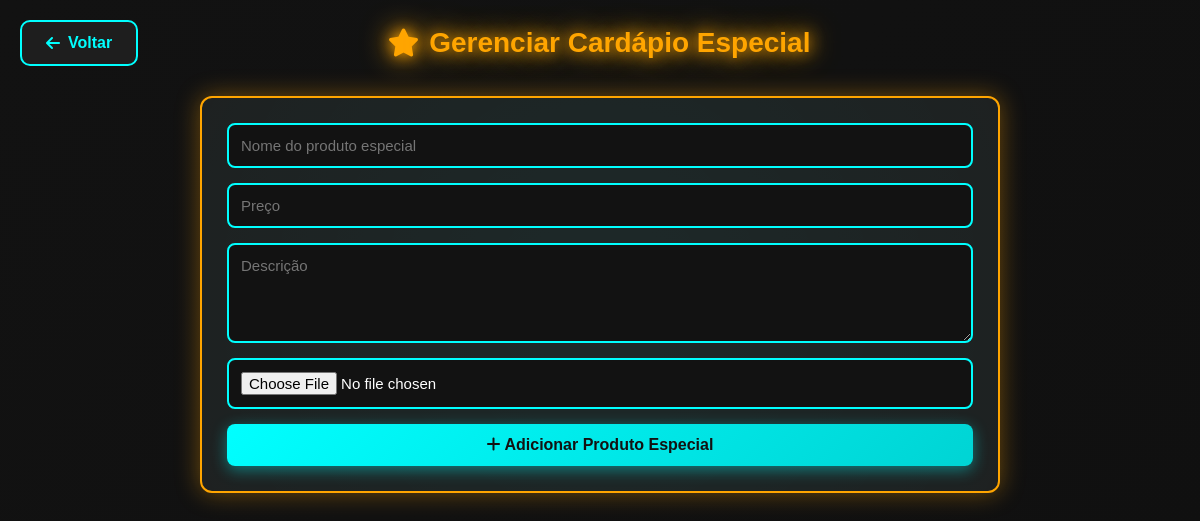
Page /novidades/cardapio_especial.php (signed in) on the earlier database version.
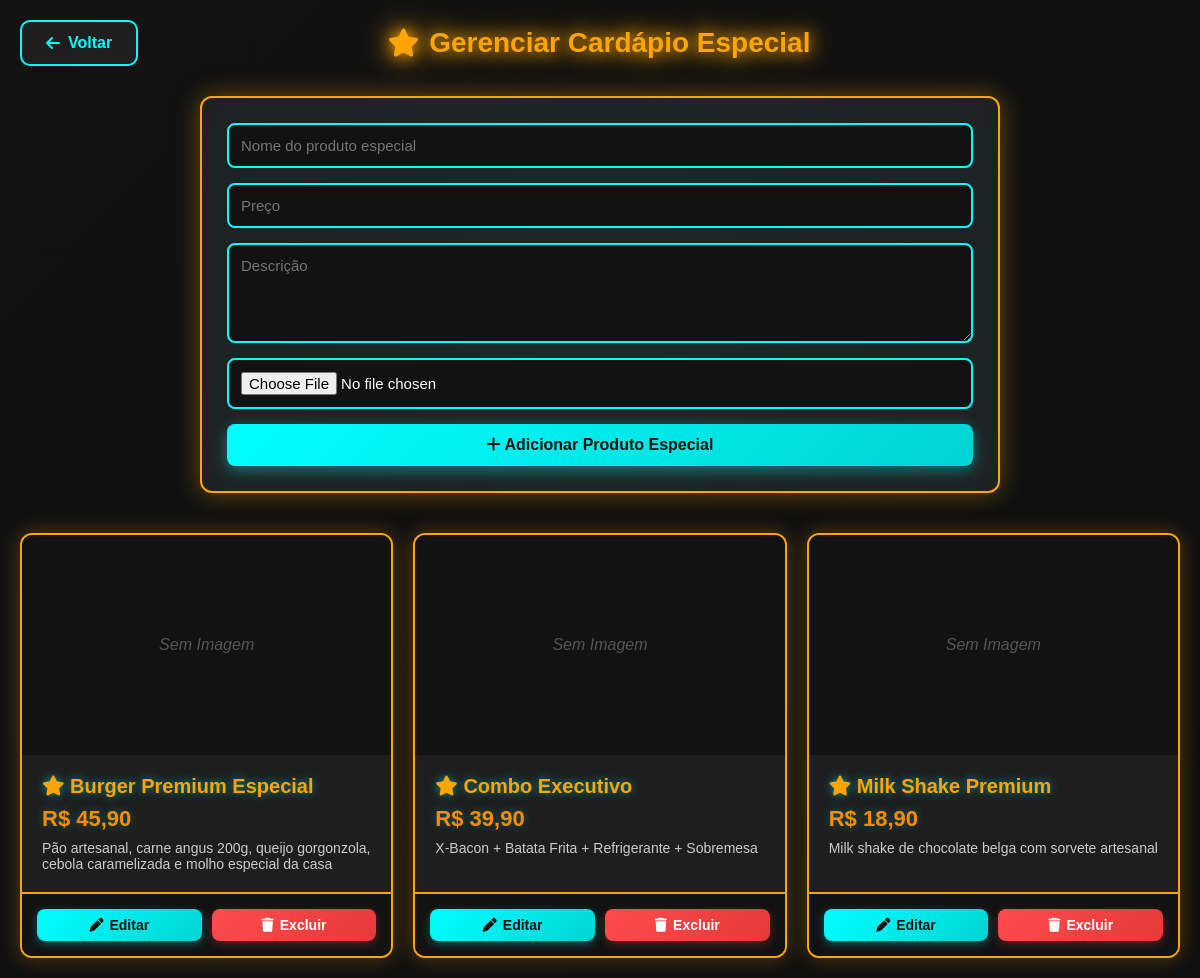
Same page on the later database version.
### tables this page shows
CREATE TABLE `produtos_especiais` (
  `id` int(11) NOT NULL AUTO_INCREMENT,
  `nome` varchar(100) NOT NULL,
  `descricao` text DEFAULT NULL,
  `preco` decimal(10,2) NOT NULL,
  `imagem` varchar(255) DEFAULT NULL,
  PRIMARY KEY (`id`)
);

### novidades/cardapio_especial.php (the view, shortened to what this page needs)
<?php
include "config.php";
$targetDir = "uploads/";
$produtos = $conn->query("SELECT * FROM produtos_especiais");
?>
<!DOCTYPE html>
<html lang="pt-BR">
<head>
    <link rel="stylesheet" href="css/cardapio.css?e=<?php echo rand(0, 10000) ?>">
    <link rel="stylesheet" href="https://cdnjs.cloudflare.com/ajax/libs/font-awesome/6.5.0/css/all.min.css">
</head>
<body>
    <div class="header-page">
        <a href="painel_dono.php" class="btn-voltar-top"><i class="fa fa-arrow-left"></i> Voltar</a>
        <h1><i class="fa fa-star"></i> Gerenciar Cardápio Especial</h1>
    </div>
    <form method="post" enctype="multipart/form-data">
        <input type="text" name="nome" placeholder="Nome do produto especial" required>
        <input type="number" step="0.01" name="preco" placeholder="Preço" required>
        <textarea name="descricao" placeholder="Descrição"></textarea>
        <input type="file" name="imagem" accept="image/*">
        <button type="submit" name="adicionar"><i class="fa fa-plus"></i> Adicionar Produto Especial</button>
    </form>
    <div class="produtos-container">
        <?php while ($row = $produtos->fetch_assoc()): ?>
            <div class="card-produto">
                <?php if ($row['imagem'] && file_exists($targetDir . $row['imagem'])): ?>
                    <img src="<?= $targetDir . $row['imagem'] ?>" alt="<?= $row['nome'] ?>" class="card-img">
                <?php else: ?>
                    <div class="card-img-placeholder">Sem Imagem</div>
                <?php endif; ?>
                <div class="card-info">
                    <h3><i class="fa fa-star"></i> <?= $row['nome'] ?></h3>
                    <p class="preco">R$ <?= number_format($row['preco'], 2, ',', '.') ?></p>
                    <p class="descricao"><?= $row['descricao'] ?></p>
                </div>
                <div class="card-acoes">
                    <a href="editar_produto_especial.php?id=<?= $row['id'] ?>" class="editar"><i class="fa fa-pen"></i>
                        Editar</a>
                    <a href="cardapio_especial.php?delete=<?= $row['id'] ?>" class="delete"
                        onclick="return confirm('Tem certeza que deseja excluir?')"><i class="fa fa-trash"></i> Excluir</a>
                </div>
            </div>
        <?php endwhile; ?>
    </div>
</body>
</html>

### novidades/cardapio_especial.php (style rules this page uses)
.card-produto { border: 2px solid #ffa500; box-shadow: 0 0 20px rgba(255, 165, 0, 0.3); }
.card-info h3 { color: #ffa500; }
.card-info .preco { color: #ff8c00; }
.card-acoes { border-top: 2px solid #ffa500; }
h1 { color: #ffa500 !important; text-shadow: 0 0 15px #ffa500, 0 0 30px #ffa500 !important; }
form { border: 2px solid #ffa500; box-shadow: 0 0 25px rgba(255, 165, 0, 0.4); }

Differences in the rows shown:
added produtos_especiais: imagem "Sem Imagem", nome "Burger Premium Especial", preco "45,90", descricao "Pão artesanal, carne angus 200g, queijo gorgonzola, cebola caramelizada e molho especial da casa"
added produtos_especiais: imagem "Sem Imagem", nome "Combo Executivo", preco "39,90", descricao "X-Bacon + Batata Frita + Refrigerante + Sobremesa"
added produtos_especiais: imagem "Sem Imagem", nome "Milk Shake Premium", preco "18,90", descricao "Milk shake de chocolate belga com sorvete artesanal"
